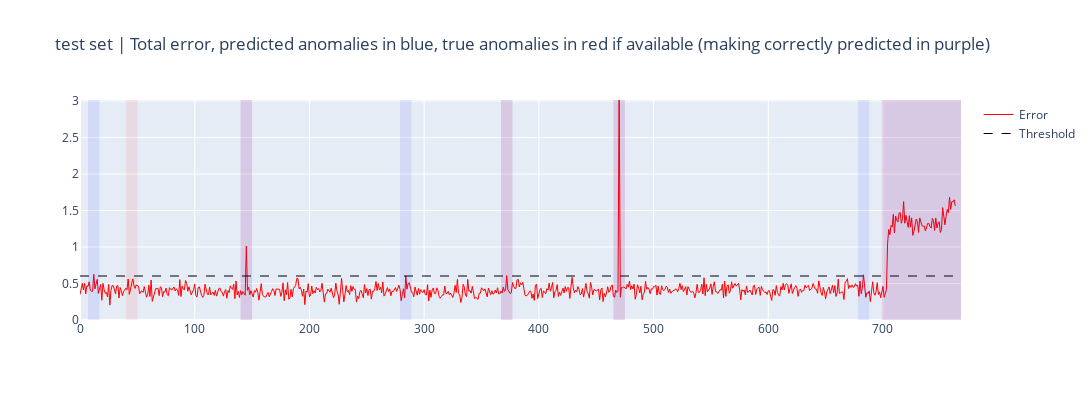

Notebook cell for this chart:
### Code cell
plotter.plotly_global_predictions(type="test")

### Figure 1 — Plotly figure (JSON) as saved in the notebook; plotly's stock layout.template omitted (floating-point values rounded to 4 significant figures; data arrays with more than 128 entries replaced by an {"elided": "..."} marker saying what was removed)
{"data": [{"line": {"color": "red", "width": 1}, "name": "Error", "type": "scatter", "x": {"elided": "764 int values"}, "y": {"elided": "764 float values"}}, {"line": {"color": "black", "dash": "dash", "width": 1}, "name": "Threshold", "type": "scatter", "x": {"elided": "764 int values"}, "y": {"elided": "764 float values"}}], "layout": {"height": 400, "shapes": [{"fillcolor": "blue", "line": {"width": 0}, "opacity": 0.08, "type": "rect", "x0": 7, "x1": 17, "y0": -0.1, "y1": 3.014}, {"fillcolor": "blue", "line": {"width": 0}, "opacity": 0.08, "type": "rect", "x0": 140, "x1": 150, "y0": -0.1, "y1": 3.014}, {"fillcolor": "blue", "line": {"width": 0}, "opacity": 0.08, "type": "rect", "x0": 279, "x1": 289, "y0": -0.1, "y1": 3.014}, {"fillcolor": "blue", "line": {"width": 0}, "opacity": 0.08, "type": "rect", "x0": 367, "x1": 377, "y0": -0.1, "y1": 3.014}, {"fillcolor": "blue", "line": {"width": 0}, "opacity": 0.08, "type": "rect", "x0": 465, "x1": 475, "y0": -0.1, "y1": 3.014}, {"fillcolor": "blue", "line": {"width": 0}, "opacity": 0.08, "type": "rect", "x0": 678, "x1": 688, "y0": -0.1, "y1": 3.014}, {"fillcolor": "blue", "line": {"width": 0}, "opacity": 0.08, "type": "rect", "x0": 699, "x1": 768, "y0": -0.1, "y1": 3.014}, {"fillcolor": "red", "line": {"width": 0}, "opacity": 0.08, "type": "rect", "x0": 40, "x1": 50, "y0": -0.1, "y1": 3.014}, {"fillcolor": "red", "line": {"width": 0}, "opacity": 0.08, "type": "rect", "x0": 140, "x1": 150, "y0": -0.1, "y1": 3.014}, {"fillcolor": "red", "line": {"width": 0}, "opacity": 0.08, "type": "rect", "x0": 367, "x1": 377, "y0": -0.1, "y1": 3.014}, {"fillcolor": "red", "line": {"width": 0}, "opacity": 0.08, "type": "rect", "x0": 465, "x1": 475, "y0": -0.1, "y1": 3.014}, {"fillcolor": "red", "line": {"width": 0}, "opacity": 0.08, "type": "rect", "x0": 699, "x1": 768, "y0": -0.1, "y1": 3.014}], "title": {"text": "test set | Total error, predicted anomalies in blue, true anomalies in red if available (making correctly predicted in purple)"}, "width": 1500, "yaxis": {"range": [0, 3.014]}}}
